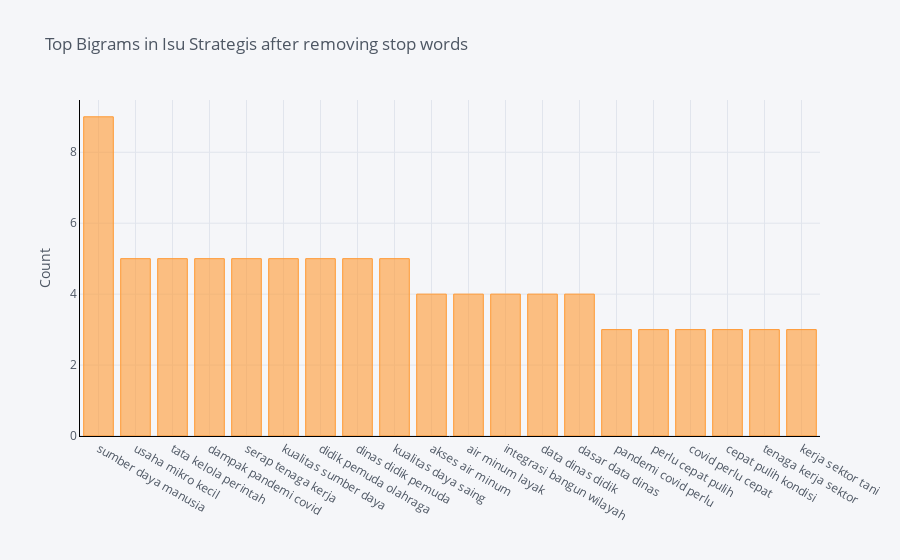

Notebook cell for this chart:
### Code cell
#3 Kata
def get_top_n_trigram(corpus,n):
    vec = CountVectorizer(ngram_range=(3, 3)).fit(corpus)
    bag_of_words = vec.transform(corpus)
    sum_words = bag_of_words.sum(axis=0) 
    words_freq = [(word, sum_words[0, idx]) for word, idx in vec.vocabulary_.items()]
    words_freq =sorted(words_freq, key = lambda x: x[1], reverse=True)
    return words_freq[:n]

df33 = get_top_n_trigram(dfstem['Isu Strategis'],20)
for word, freq in df33:
    print(word, freq)
df331 = pd.DataFrame(df33, columns = ['Isu Strategis' , 'count'])
df331.groupby('Isu Strategis').sum()['count'].sort_values(ascending=False).iplot(
    kind='bar', yTitle='Count', linecolor='black', title='Top Bigrams in Isu Strategis after removing stop words')

### Figure 1 — Plotly figure (JSON) as saved in the notebook; plotly's stock layout.template omitted (floating-point values rounded to 4 significant figures)
{"data": [{"marker": {"color": "rgba(255, 153, 51, 0.6)", "line": {"color": "rgba(255, 153, 51, 1.0)", "width": 1}}, "name": "count", "orientation": "v", "text": "", "type": "bar", "x": ["sumber daya manusia", "usaha mikro kecil", "tata kelola perintah", "dampak pandemi covid", "serap tenaga kerja", "kualitas sumber daya", "didik pemuda olahraga", "dinas didik pemuda", "kualitas daya saing", "akses air minum", "air minum layak", "integrasi bangun wilayah", "data dinas didik", "dasar data dinas", "pandemi covid perlu", "perlu cepat pulih", "covid perlu cepat", "cepat pulih kondisi", "tenaga kerja sektor", "kerja sektor tani"], "y": [9, 5, 5, 5, 5, 5, 5, 5, 5, 4, 4, 4, 4, 4, 3, 3, 3, 3, 3, 3]}], "layout": {"legend": {"bgcolor": "#F5F6F9", "font": {"color": "#4D5663"}}, "paper_bgcolor": "#F5F6F9", "plot_bgcolor": "#F5F6F9", "title": {"font": {"color": "#4D5663"}, "text": "Top Bigrams in Isu Strategis after removing stop words"}, "xaxis": {"gridcolor": "#E1E5ED", "linecolor": "black", "showgrid": true, "tickfont": {"color": "#4D5663"}, "title": {"font": {"color": "#4D5663"}, "text": ""}, "zerolinecolor": "#E1E5ED"}, "yaxis": {"gridcolor": "#E1E5ED", "linecolor": "black", "showgrid": true, "tickfont": {"color": "#4D5663"}, "title": {"font": {"color": "#4D5663"}, "text": "Count"}, "zerolinecolor": "#E1E5ED"}}}
